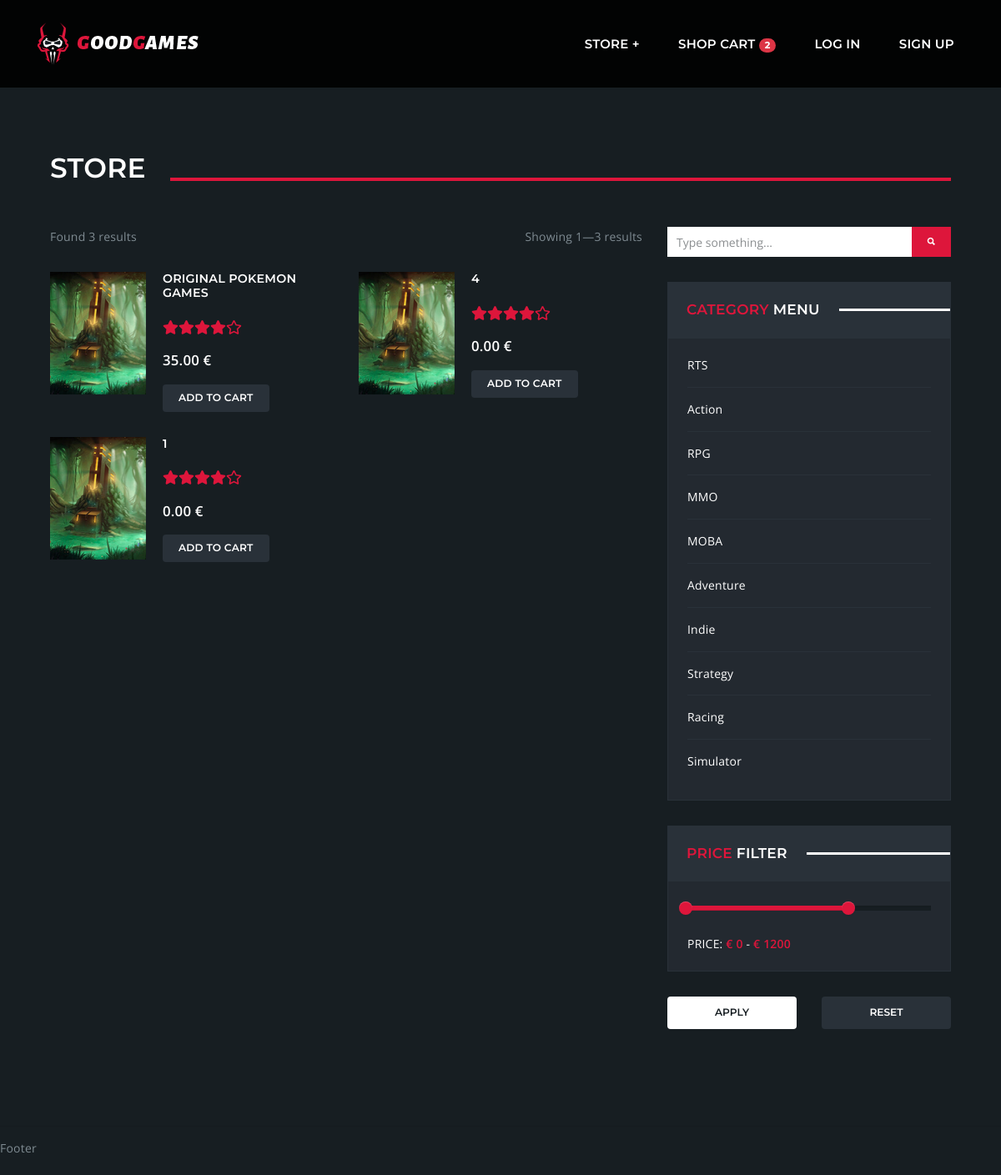
The page /articles/ on the database as committed earlier.
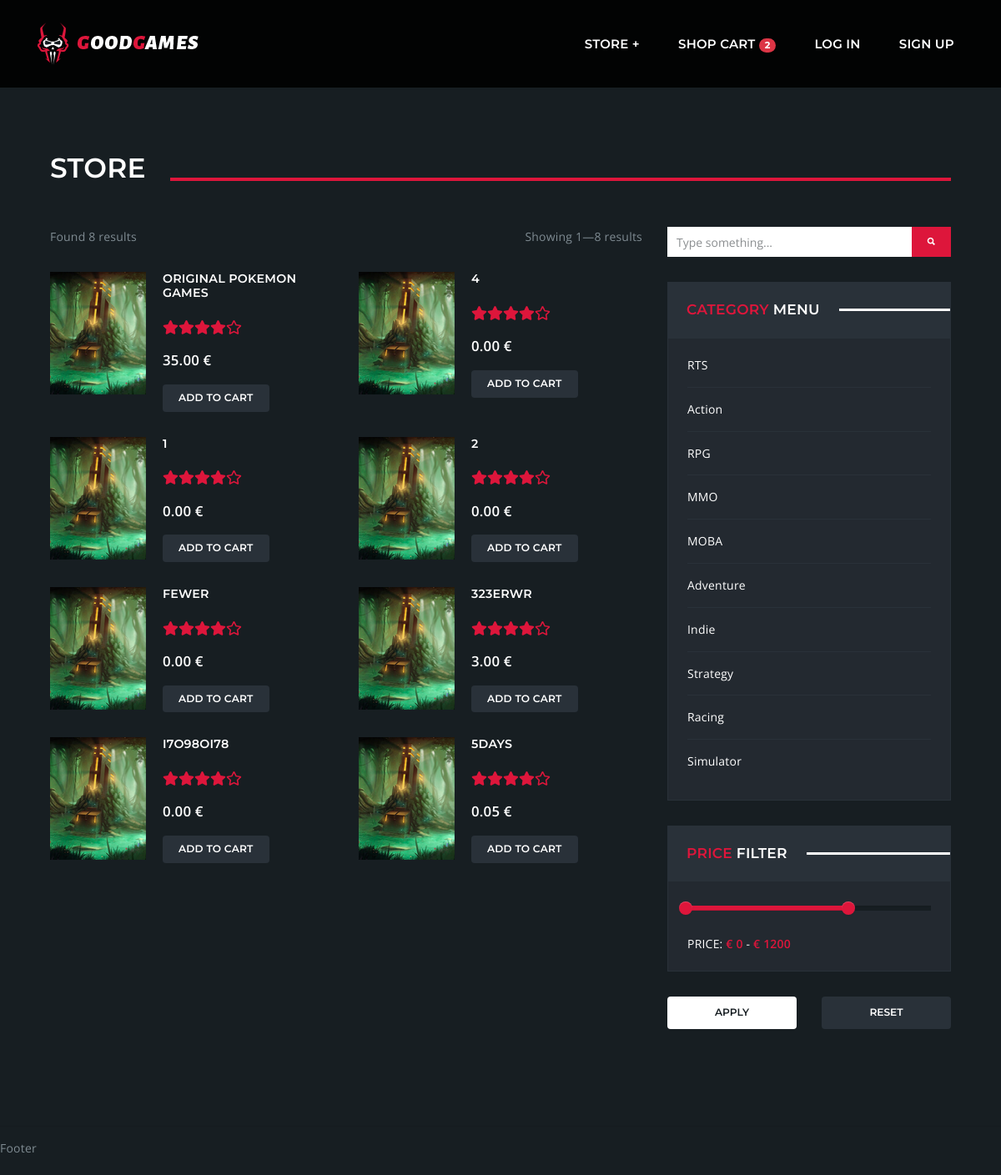
The same page on the database as committed later.
### app/models.py (models this page shows, shortened)
class Article(models.Model):
    name = models.CharField(max_length=70)
    total_price = models.DecimalField(max_digits=13, decimal_places=2, default=0.00)
    ShippingFee = models.DecimalField(max_digits=13, decimal_places=2, default=0.00)
    Date_Posted = models.DateField().auto_now_add  # used to calculate expected delivery along with duration
    ONE = 1
    THREE = 3
    FIVE = 5
    TEN = 10
    SHIPPING_TIME_CHOICES = [
        (ONE, '1 day'),
        (THREE, '3 days'),
        (FIVE, '5 days'),
        (TEN, '10 days'),
    ]
    ShippingTime = models.IntegerField(
        choices=SHIPPING_TIME_CHOICES,
        default=TEN,
    )
    Is_sold = models.BooleanField(default=False)
    times_viewed = models.IntegerField(default=0)
    seller = models.ForeignKey(User, on_delete=models.CASCADE, related_name="Articles_posted")
    buyer = models.ForeignKey(User, on_delete=models.CASCADE, null=True, default=None, related_name="Articles_bought")

### app/views.py (the view, shortened to what this page needs)
# urls.py: path('articles/', views.articles, name='articles'),
def articles(request, article_type=None, article_platform=None):
    if article_type is not None and article_type not in ('games', 'consoles'):
        return HttpResponse(status=404)
    if article_platform is not None and article_platform not in Game.PLATFORM_CHOICES:
        return HttpResponse(status=404)
    params = {}
    form = {
        'search': '',
        'price': (0, 1200),
    }
    if request.method == 'GET':
        if all(p in request.GET for p in ('submit_search', 'search')):
            form['search'] = request.GET['search']
        else:
            if 'search' in request.GET:
                form['search'] = request.GET['search']
            if 'price' in request.GET:
                try:
                    form['price'] = [int(p) for p in request.GET['price'].split(',')]
                except ValueError:
                    pass
        queryset = Article.objects.get_queryset().filter(
            Is_sold=False, name__icontains=form['search'],
            total_price__range=form['price']
            ).order_by("id")
        if article_type == 'games':
            queryset = [a for a in queryset if Game.objects.filter(pertaining_article=a.id).exists()]
        elif article_type == 'console':
            pass
        page_obj = Paginator(queryset, 16).page(1)
        params = {
            'article_type': article_type,
            'page_obj': page_obj,
            'form': form,
        }
    return render(request, 'articles.html', params)

### app/forms.py
class LoginForm(AuthenticationForm):
    def __init__(self, *args, **kwargs):
        super(LoginForm, self).__init__(*args, **kwargs)
        self.fields['username'].widget = forms.TextInput(attrs={'class': 'form-control', 'placeholder': 'Username'})
        self.fields['password'].widget = forms.PasswordInput(attrs={'class': 'form-control', 'placeholder': 'Password'})

### app/context_processors.py (called while the page is built)
def login(request):
    kwargs = {
        'login_form': LoginForm(),
    }
    if request.method == 'POST':
        if 'login' in request.POST:
            if not LoginForm(request.POST).is_valid():
                kwargs['login_form'] = LoginForm(request.POST)
                kwargs['login_error'] = True
    return kwargs

### app/templates/articles.html (shortened to what this page needs)
{% extends "layout.html" %}
{% block content %}
    {% load static tags %}
    <div class="nk-main">
        <div class="container">
            <h2 class="nk-decorated-h-3"><span>Store</span></h2>
            <div class="nk-gap-2"></div>
            <div class="nk-gap-2"></div>
            <div class="row vertical-gap">
                <div class="col-lg-8">
                    <div class="row">
                        <div class="col align-left">Found {{ page_obj.paginator.count }} results</div>
                        <div class="col align-right">Showing {{ page_obj.start_index }}—{{ page_obj.end_index }}
                            results
                        </div>
                    </div>
                    <div class="nk-gap-2"></div>
                    <div class="row vertical-gap">
                        {% for a in page_obj.object_list %}
                            <div class="col-md-6">
                                <div class="nk-product-cat">
                                    <a class="nk-product-image" href="{% url 'article_details' 1 %}">
                                        <img src="{% static 'assets/images/product-1-xs.jpg' %}"
                                             alt="{{ a.name }}">
                                    </a>
                                    <div class="nk-product-cont">
                                        <h3 class="nk-product-title h5">
                                            <a href="{% url 'article_details' a.id %}">{{ a.name }}</a>
                                        </h3>
                                        <div class="nk-gap-1"></div>
                                        <div class="nk-product-rating" data-rating="4"></div>
                                        <div class="nk-gap-1"></div>
                                        <div class="nk-product-price">{{ a.total_price }} €</div>
                                        <div class="nk-gap-1"></div>
                                        <a href="#" class="nk-btn nk-btn-rounded nk-btn-color-dark-3">Add to Cart</a>
                                    </div>
                                </div>
                            </div>
                        {% endfor %}
                    </div>
                </div>
                <div class="col-lg-4 nk-sidebar-sticky-parent">
                    <form action="." method="get" class="nk-form nk-form-style-1" novalidate="novalidate">
                        <aside class="nk-sidebar nk-sidebar-right nk-sidebar-sticky">
                            <div class="nk-widget">
                                <div class="nk-widget-content">
                                    <form action="#" class="nk-form nk-form-style-1" novalidate="novalidate">
                                        <div class="input-group">
                                            <input type="text" name="search" class="form-control"
                                                   placeholder="Type something..." value="{{ form.search }}">
                                            <button type="submit" name="submit_search"
                                                    class="nk-btn nk-btn-color-main-1"><span
                                                    class="ion-search"></span>
                                            </button>
                                        </div>
                                    </form>
                                </div>
                            </div>
                            <div class="nk-widget nk-widget-highlighted">
                                <h4 class="nk-widget-title"><span><span class="text-main-1">Category</span> Menu</span>
                                </h4>
                                <div class="nk-widget-content">
                                    <ul class="nk-widget-categories">
                                        <li><a href="#">RTS</a></li>
                                        <li><a href="#">Action</a></li>
                                        <li><a href="#">RPG</a></li>
                                        <li><a href="#">MMO</a></li>
                                        <li><a href="#">MOBA</a></li>
                                        <li><a href="#">Adventure</a></li>
                                        <li><a href="#">Indie</a></li>
                                        <li><a href="#">Strategy</a></li>
                                        <li><a href="#">Racing</a></li>
                                        <li><a href="#">Simulator</a></li>
                                    </ul>
                                </div>
                            </div>
                            <div class="nk-widget nk-widget-highlighted">
                                <h4 class="nk-widget-title"><span><span class="text-main-1">Price</span> Filter</span>
                                </h4>
                                <div class="nk-widget-content">
                                    <div class="nk-input-slider">
                                        <div class="nk-gap"></div>
                                        <div>
                                            <div class="text-white mt-4">
                                                PRICE:
                                                <strong class="text-main-1">€ <span
                                                        class="nk-input-slider-value-0"></span></strong>
                                                -
                                                <strong class="text-main-1">€ <span
                                                        class="nk-input-slider-value-1"></span></strong>
                                            </div>
                                        </div>
                                    </div>
                                </div>
                            </div>
                            <div class="nk-widget nk-widget-highlighted">
                                <div class="row">
                                    <div class="col-6">
                                        <button type="submit"
                                                class="nk-btn nk-btn-rounded nk-btn-lg nk-btn-color-white"
                                                style="width: 100%;">Apply
                                        </button>
                                    </div>
                                    <div class="col-6">
                                        <button type="reset" class="nk-btn nk-btn-rounded nk-btn-lg nk-btn-color-dark-3"
                                                style="width: 100%;">Reset
                                        </button>
                                    </div>
                                </div>
                            </div>
                            <div class="nk-gap-2"></div>
                        </aside>
                    </form>
                </div>
            </div>
        </div>
        <div class="nk-gap-2"></div>
    </div>
{% endblock %}

### app/templates/layout.html (shortened to what this page needs)
<!DOCTYPE html>
<html lang="en">
<head>
    {% load static %}
    <link rel="stylesheet" href="{% static 'assets/vendor/bootstrap/dist/css/bootstrap.min.css' %}">
    <link rel="stylesheet" href="{% static 'assets/vendor/ionicons/css/ionicons.min.css' %}">
    <link rel="stylesheet" href="{% static 'assets/vendor/flickity/dist/flickity.min.css' %}">
    <link rel="stylesheet" type="text/css" href="{% static 'assets/vendor/photoswipe/dist/photoswipe.css' %}">
    <link rel="stylesheet" type="text/css"
          href="{% static 'assets/vendor/photoswipe/dist/default-skin/default-skin.css' %}">
    <link rel="stylesheet" href="{% static 'assets/vendor/bootstrap-slider/dist/css/bootstrap-slider.min.css' %}">
    <link rel="stylesheet" type="text/css" href="{% static 'assets/vendor/summernote/dist/summernote-bs4.css' %}">
    <link rel="stylesheet" href="{% static 'assets/css/goodgames.css' %}">
    <link rel="stylesheet" href="{% static 'assets/css/custom.css' %}">
</head>
<body>
<header class="nk-header nk-header-opaque">
    <nav class="nk-navbar nk-navbar-top nk-navbar-sticky nk-navbar-autohide">
        <div class="container">
            <div class="nk-nav-table">
                <a href="{% url 'home' %}" class="nk-nav-logo">
                    <img src="{% static 'assets/images/logo.png' %}" alt="GoodGames" width="199">
                </a>
                <ul class="nk-nav nk-nav-right d-none d-lg-table-cell" data-nav-mobile="#nk-nav-mobile">
                    <li class=" nk-drop-item">
                        <a href="{% url 'articles' %}">Store</a>
                    </li>
                    <li>
                        <a href="{% url 'shop_cart' %}">Shop Cart <span class="badge badge-danger badge-pill">2</span></a>
                    </li>
                    {% include 'login_partial.html' %}
                </ul>
                <ul class="nk-nav nk-nav-right nk-nav-icons">
                </ul>
            </div>
        </div>
    </nav>
</header>
<div class="nk-gap-2"></div>
<main role="main">
    <div class="container body-content py-5 mt-5">
        {% block content %} {% endblock %}
    </div>
</main>
<footer>
    <hr/>
    <p>Footer</p>
</footer>
</body>
</html>

### app/templates/login_partial.html
{% if user.is_authenticated %}
    <li>
        <a href="{% url 'saved' %}">Saved</a>
    </li>
    <li class="nk-drop-item">
        <a href="{% url 'create_article' %}">My Articles</a>
        <ul class="dropdown">
            <li>
                <a href="#">Purchased</a>
            </li>
            <li>
                <a href="#">Sold Out</a>
            </li>
            <li>
                <a href="#">On Sale</a>
            </li>
        </ul>
    </li>
    <li class=" nk-drop-item demo-js">
        <a href="#">Hello {{ user.username }}</a>
        <ul class="dropdown">
            <li>
                <a href="#">Profile</a>
            </li>
            <li>
                <form action="/logout" method="get" name="logout">
                    {% csrf_token %}
                    <a href="javascript:document.getElementsByName('logout')[0].submit()" class="demo-opened">Log Out</a>
                </form>
            </li>
        </ul>
    </li>
{% else %}
    <li>
        <a href="#" data-toggle="modal" data-target="#modalLogin">Log In</a>
    </li>
    <li>
        <a href="{% url 'signup' %}">Sign Up</a>
    </li>
{% endif %}

Rows that differ between the two databases and show on the page:
added Article: name "2", total_price "0.00"
added Article: name "FEWER", total_price "0.00"
added Article: name "323ERWR", total_price "3.00"
added Article: name "I7O98OI78", total_price "0.00"
added Article: name "5DAYS", total_price "0.05"
Other text that changed with them:
{{ page_obj.paginator.count }}: "3" → "8"
{{ page_obj.end_index }}: "3" → "8"
